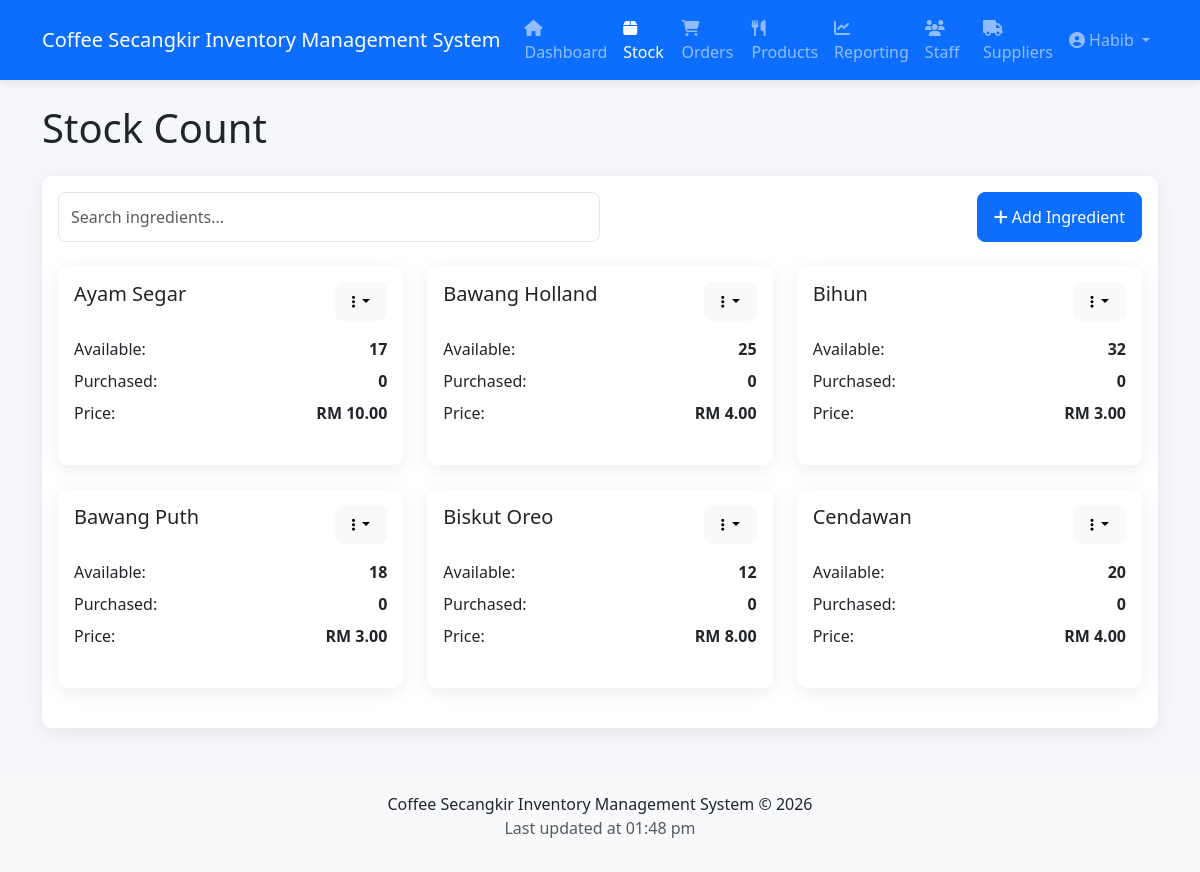
The app's page /modules/stock.php (signed in) with its own data.
### tables this page shows
CREATE TABLE ingredients (
    id INT AUTO_INCREMENT PRIMARY KEY,
    name VARCHAR(100) NOT NULL,
    current_stock INT DEFAULT 0,
    purchased INT DEFAULT 0,
    price DECIMAL(10,2) NOT NULL
);

### modules/stock.php (the view, shortened to what this page needs)
<?php
require_once '../includes/db_connect.php';
require_once '../includes/header.php';
$stmt = $pdo->query("SELECT * FROM ingredients");
$ingredients = $stmt->fetchAll();
?>
<h1 class="mb-4">Stock Count</h1>
<div class="card">
    <div class="card-body">
        <div class="d-flex justify-content-between mb-4">
            <div class="w-50">
                <input type="text" class="form-control" placeholder="Search ingredients...">
            </div>
            <button class="btn btn-primary" data-bs-toggle="modal" data-bs-target="#addIngredientModal">
                <i class="fas fa-plus"></i> Add Ingredient
            </button>
        </div>
        <div class="row">
            <?php foreach ($ingredients as $ingredient): ?>
                <div class="col-md-4 mb-4">
                    <div class="card h-100">
                        <div class="card-body">
                            <div class="d-flex justify-content-between align-items-start">
                                <h5 class="card-title"><?= $ingredient['name'] ?></h5>
                                <div class="dropdown">
                                    <button class="btn btn-sm btn-light dropdown-toggle" data-bs-toggle="dropdown">
                                        <i class="fas fa-ellipsis-v"></i>
                                    </button>
                                </div>
                            </div>
                            <div class="mt-3">
                                <div class="d-flex justify-content-between mb-2">
                                    <span>Available:</span>
                                    <span class="fw-bold"><?= $ingredient['current_stock'] ?></span>
                                </div>
                                <div class="d-flex justify-content-between mb-2">
                                    <span>Purchased:</span>
                                    <span class="fw-bold"><?= $ingredient['purchased'] ?></span>
                                </div>
                                <div class="d-flex justify-content-between">
                                    <span>Price:</span>
                                    <span class="fw-bold">RM <?= number_format($ingredient['price'], 2) ?></span>
                                </div>
                            </div>
                        </div>
                    </div>
                </div>
            <?php endforeach; ?>
        </div>
    </div>
</div>
<?php require_once '../includes/footer.php'; ?>

### assets/css/style.css (style rules this page uses)
:root { --primary: #0d6efd; --secondary: #6c757d; --success: #198754; --danger: #dc3545; --warning: #ffc107; --info: #0dcaf0; --light: #f8f9fa; --dark: #212529; }
body { background-color: #f5f7fb; font-family: 'Segoe UI', Tahoma, Geneva, Verdana, sans-serif; }
.card { border-radius: 10px; box-shadow: 0 4px 20px rgba(0, 0, 0, 0.08); border: none; margin-bottom: 24px; }
.btn { border-radius: 8px; font-weight: 500; padding: 0.5rem 1rem; }
.form-control, .form-select { border-radius: 8px; padding: 0.75rem; border: 1px solid #e2e8f0; }

### records on screen
ingredients: name "Ayam Segar", current_stock "17", purchased "0", price "10.00"
ingredients: name "Bawang Holland", current_stock "25", purchased "0", price "4.00"
ingredients: name "Bihun", current_stock "32", purchased "0", price "3.00"
ingredients: name "Bawang Puth", current_stock "18", purchased "0", price "3.00"
ingredients: name "Biskut Oreo", current_stock "12", purchased "0", price "8.00"
ingredients: name "Cendawan", current_stock "20", purchased "0", price "4.00"

### other values on screen
$_SESSION['user_name'] "Habib"
